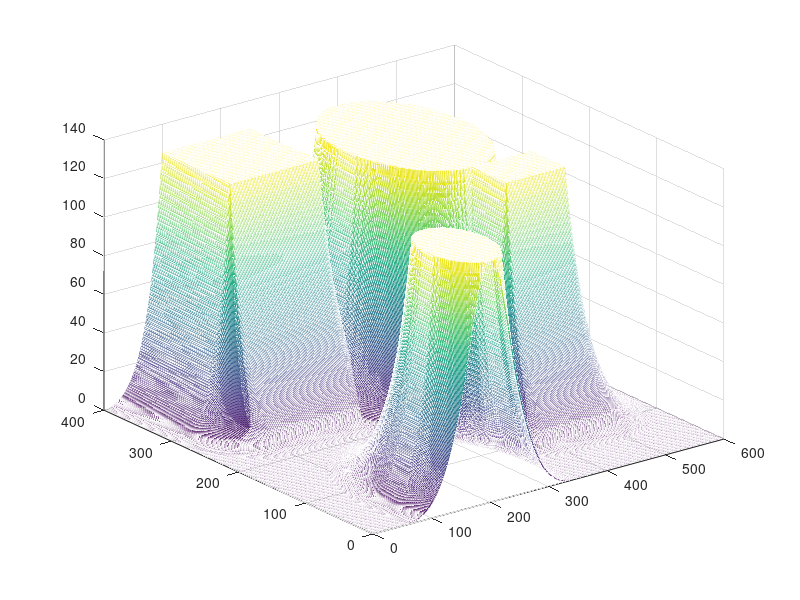

Here is the MATLAB script that generated this plot: (Note: this script raises an error after producing the figure.)
% Potential field Script

clear all 
close all

%% Generate points

nrows = 400;
ncols = 600;

obstacle = false(nrows,ncols);

[x, y] = meshgrid(1:ncols, 1:nrows);
%here note that x corresponds to cols while the y corresponds to rows

%% Generate some obstacles 
% from Circular_obstacle_3D
obstacle(300:end, 100:250) = true; % rectangular obstacle
obstacle(150:200, 400:500) = true; % rectangular obstacle 

t = ((x-200).^2 + (y-50).^2 < 50^2) ; %circular obstacle
obstacle(t) = true;
t = ((x-400).^2 + (y-300).^2 < 100^2) ; %circular obstacle
obstacle(t) = true; %map every point where the obstacle lies as true.

%% Now compute the distance trasform 
%from DistanceFromObstacle script and the scaling factor script

d = bwdist(obstacle); %distance transform assigns a number that is the 
% distance between that pixel and the nearest nonzero pixel of BW.
%bwdist is the matlab function which returns distance from any true element
%in ostacle way

%% Compute the Repulsive force.
K = 100;
Rho = d/K +1;
%Note some values in d might be 0 will cause problems in calculating the
%repulsive force so we add a addition zero to aviod the division by zero.

d0 = 2; %if any robot away form the obstacle by do unit its repulsive force
%is considered zero

Eta = 1000;
%Used to control repulsive force large Eta will cause some balance
%between repulsive and attractive forces we need to make large repulsive
%force so that it dosent gets struck on obstacles.

repulsive = (Eta/2)*((1./Rho-1/d0).^2);

repulsive(Rho > d0) = 0;
max(max(repulsive))

%% Display the repulsive potential

figure;
m = mesh(repulsive);
m.FaceLighting = "phong";
axis([-10 600 -10 400])

title ("Repulsive Potential")

%%  Compute the Actractive force.

goal = [400, 50];

zeta = 1/700 ;
% used to control the strength of attractivness towards goal if zeta =
% 1/10000, the robot will not reach the location but it 1/10 it will cross
% over the obstacle need to take an optimium solution.

attractive = zeta * ( (x- goal(1)).^2 + (y-goal(2)).^2);

figure;
m = mesh(attractive);
m.FaceLighting = 'phong';
axis equal;

title ('Attractive Potential');
max(max(attractive))

% %% Display 
% 
% figure;
% imshow(~obstacle);
% 
% hold on
% plot(goal);
% hold off
% 
% axis([0 ncols nrows]);
% axis xy;
% axis on;
% 
% xlabel('x');
% ylabel('y');
% 
% title('Working space');

%% Combinning both the potentials

f = attractive + repulsive ;

figure;
m = mesh(f);
% m.FaceLighting('phong');
axis equal;

title("Total Potential")

%% Plan route 
start = [50, 50];

route = GradientBasedPlanner(f, start, goal, 1000);

%% Plot the energ surface.

figure;
m = mesh(f);
axis equal

%% Plot a ball to vishualize 

[sx, sy, sz] = sphere();

R = 10;
sx = R*sx;
sy = R*sy;
sz = R*sz +R;
% the lower half will not be vissible if added R

hold on;
p = mesh(sx,sy,sz);
%this will plot the ball at 0,0,0
p.FaceColor = 'red';
p.EdgeColor = 'none';
% p.FaceLighting = 'phong';
hold off;

hold on
plot(goal(1),goal(2),'g*','MarkerSize',25);
hold off

%Plot the ball at each point in route from start to goal
for i = 1:size(route,1)
    P = round(route(i,:));
    %P = [x,y]
    z = f(P(2),P(1)); 
    % z = f(x,y)

    %Draw the ball shifted to the new pos
    p.XData = sx + P(1);
    p.YData = sy + P(2);
    p.ZData = sz + f(P(2),P(1));

    drawnow;

    pause(0.05)
end

%% Quiver plot 
[gx, gy] = gradient(-f);
skip = 20 ;
figure ;

xidx = 1:skip:ncols;
yidx = 1:skip:nrows;

quiver(x(yidx,xidx),y(yidx,xidx),gx(yidx,xidx),gy(yidx,xidx),0.4);

axis([1 ncols 1 nrows]);

hold on ;

ps = plot(start(1), start(2), 'r.','MarkerSize',30);
pg = plot(goal(1),goal(2),'g.',MarkerSize=30);
pp3 = plot(route(:,1),route(:,2),'r','LineWidth',2);


